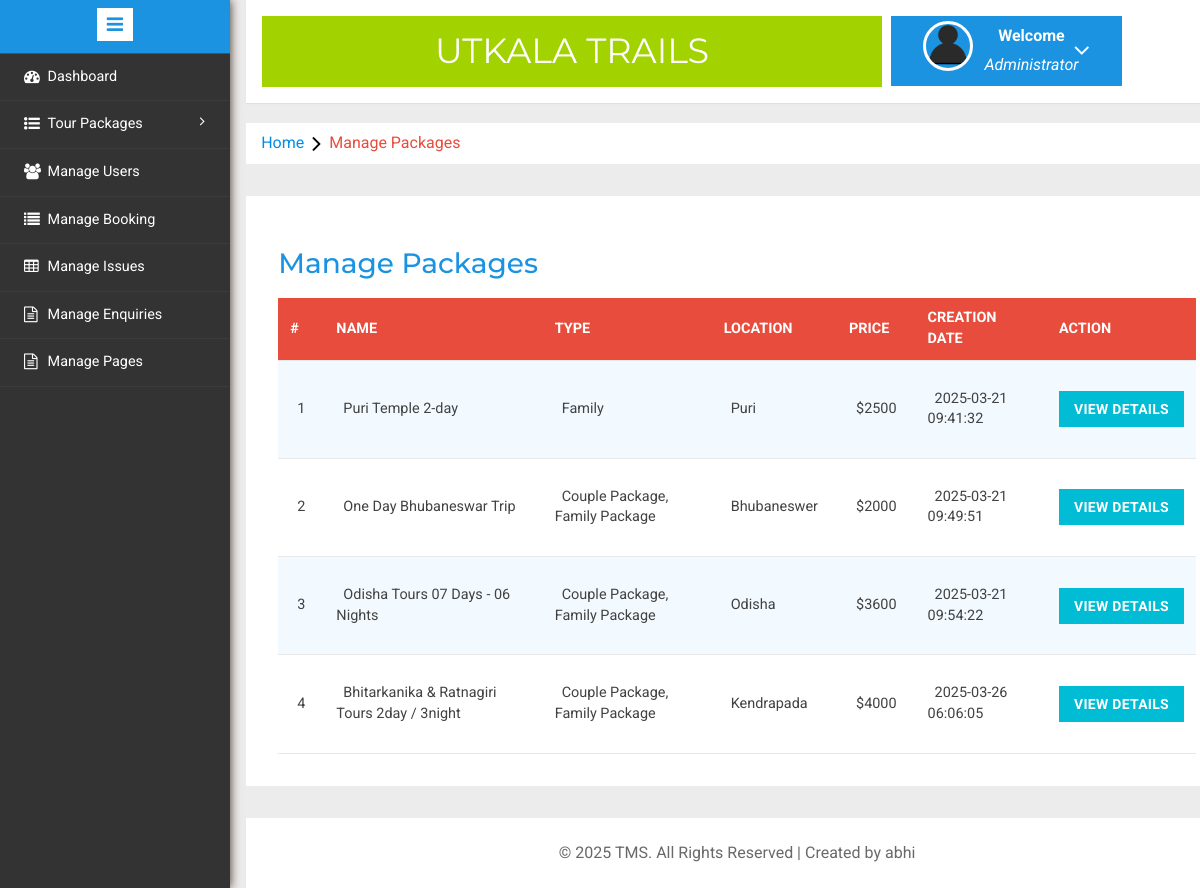
Page /admin/manage-packages.php (signed in) on the committed database.
### tables this page shows
CREATE TABLE `tbltourpackages` (
  `PackageId` int(11) NOT NULL,
  `PackageName` varchar(200) DEFAULT NULL,
  `PackageType` varchar(150) DEFAULT NULL,
  `PackageLocation` varchar(100) DEFAULT NULL,
  `PackagePrice` int(11) DEFAULT NULL,
  `PackageFetures` varchar(255) DEFAULT NULL,
  `PackageDetails` mediumtext DEFAULT NULL,
  `PackageImage` varchar(100) DEFAULT NULL,
  `Creationdate` timestamp NULL DEFAULT current_timestamp(),
  `UpdationDate` timestamp NULL DEFAULT NULL ON UPDATE current_timestamp()
);

### admin/manage-packages.php (the view, shortened to what this page needs)
<?php
include('includes/config.php');
if(strlen($_SESSION['alogin'])==0)
	{
header('location:index.php');
}
else{
	?>
<!DOCTYPE HTML>
<html>
<head>
<link href="css/bootstrap.min.css" rel='stylesheet' type='text/css' />
<link href="css/style.css" rel='stylesheet' type='text/css' />
<link rel="stylesheet" href="css/morris.css" type="text/css"/>
<link href="css/font-awesome.css" rel="stylesheet">
<link rel="stylesheet" type="text/css" href="css/table-style.css" />
<link rel="stylesheet" type="text/css" href="css/basictable.css" />
<link rel="stylesheet" href="css/icon-font.min.css" type='text/css' />
</head>
<body>
   <div class="page-container">
<div class="left-content">
	   <div class="mother-grid-inner">
				<?php include('includes/header.php');?>
				</div>
<ol class="breadcrumb">
                <li class="breadcrumb-item"><a href="dashboard.php">Home</a><i class="fa fa-angle-right"></i>Manage Packages</li>
            </ol>
<div class="agile-grids">
				<div class="agile-tables">
					<div class="w3l-table-info">
					  <h2>Manage Packages</h2>
					    <table id="table">
						<thead>
						  <tr>
						  <th>#</th>
							<th >Name</th>
							<th>Type</th>
							<th>Location</th>
							<th>Price</th>
							<th>Creation Date</th>
							<th>Action</th>
						  </tr>
						</thead>
						<tbody>
<?php $sql = "SELECT * from TblTourPackages";
$query = $dbh -> prepare($sql);
$query->execute();
$results=$query->fetchAll(PDO::FETCH_OBJ);
$cnt=1;
if($query->rowCount() > 0)
{
foreach($results as $result)
{				?>
						  <tr>
							<td><?php echo htmlentities($cnt);?></td>
							<td><?php echo htmlentities($result->PackageName);?></td>
							<td><?php echo htmlentities($result->PackageType);?></td>
							<td><?php echo htmlentities($result->PackageLocation);?></td>
							<td>$<?php echo htmlentities($result->PackagePrice);?></td>
							<td><?php echo htmlentities($result->Creationdate);?></td>
							<td><a href="update-package.php?pid=<?php echo htmlentities($result->PackageId);?>"><button type="button" class="btn btn-primary btn-block">View Details</button></a></td>
						  </tr>
						 <?php $cnt=$cnt+1;} }?>
						</tbody>
					  </table>
					</div>
			</div>
<?php include('includes/footer.php');?>
</div>
</div>
						<?php include('includes/sidebarmenu.php');?>
							</div>
</body>
</html>
<?php } ?>

### admin/css/table-style.css (style rules this page uses)
table { background: white; border-collapse: collapse; margin: 1.25em 0 0; width: 100%; }
table tr, table th, table td { border: none; border-bottom: 1px solid #e8e8e8; font-size: .95em; }
table th, table td { padding: 10px 12px; text-align: left; }
table th { background: #e74c3c; color: #fff; text-transform: uppercase; }
table tr td { background: #f3faff; color: #424242; }
table tr:nth-of-type(2n+2) td { background: #ffffff; }
table { width: 100%; }

### rows in the picture
tbltourpackages: PackageName "Puri Temple 2-day", PackageType "Family", PackageLocation "Puri", PackagePrice "2500", Creationdate "2025-03-21 09:41:32"
tbltourpackages: PackageName "One Day Bhubaneswar Trip", PackageType "Couple Package, Family Package", PackageLocation "Bhubaneswer", PackagePrice "2000", Creationdate "2025-03-21 09:49:51"
tbltourpackages: PackageName "Odisha Tours 07 Days - 06 Nights", PackageType "Couple Package, Family Package", PackageLocation "Odisha", PackagePrice "3600", Creationdate "2025-03-21 09:54:22"
tbltourpackages: PackageName "Bhitarkanika & Ratnagiri Tours 2day / 3night", PackageType "Couple Package, Family Package", PackageLocation "Kendrapada", PackagePrice "4000", Creationdate "2025-03-26 06:06:05"
